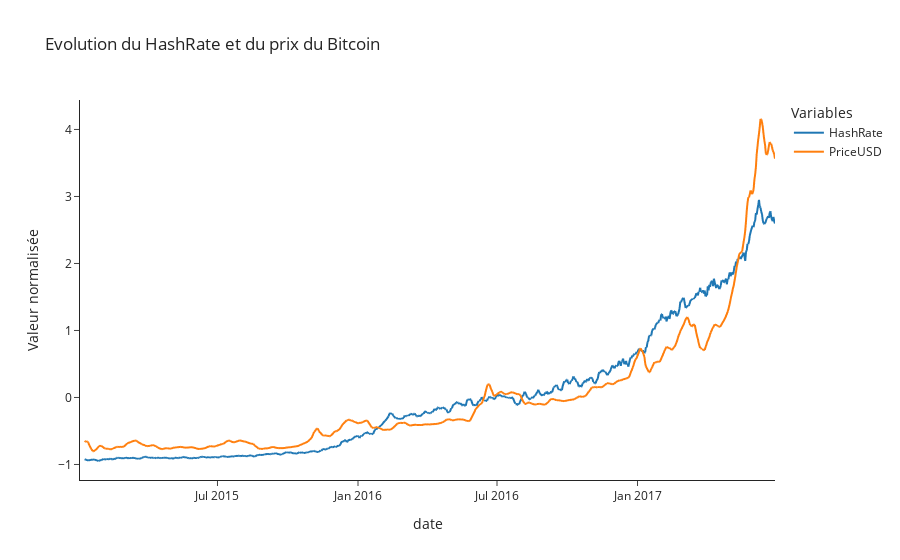

The notebook cell saved with this chart:
### Markdown cell above
### Affichage du HashRate et du prix en dollars

### Code cell
# Normalisation de la data frame
std_scaler = StandardScaler()
df_normalized = std_scaler.fit_transform(external_df)
df_normalized = pd.DataFrame(np.array(df_normalized, dtype=np.float64), columns=external_df.columns,index=external_df.index)

# Lissage de la série temporelle
df_rolling = df_normalized.rolling(window=7).mean()

# Création de la figure Plotly Express
fig = px.line(df_rolling,x=df_rolling.index,  y=["HashRate", "PriceUSD"],
              title="Evolution du HashRate et du prix du Bitcoin",
              labels={"value": "Valeur normalisée", "variable": "Variables", "Date": df_rolling.index.name},
              template="simple_white")

# Affichage de la figure
fig.show()

### Figure 1 — Plotly figure (JSON) as saved in the notebook; plotly's stock layout.template omitted (floating-point values rounded to 4 significant figures; data arrays with more than 128 entries replaced by an {"elided": "..."} marker saying what was removed)
{"data": [{"hovertemplate": "Variables=HashRate<br>date=%{x}<br>Valeur normalisée=%{y}<extra></extra>", "legendgroup": "HashRate", "line": {"color": "#1F77B4", "dash": "solid"}, "marker": {"symbol": "circle"}, "mode": "lines", "name": "HashRate", "showlegend": true, "type": "scattergl", "x": {"elided": "911 str values"}, "xaxis": "x", "y": {"elided": "911 float values"}, "yaxis": "y"}, {"hovertemplate": "Variables=PriceUSD<br>date=%{x}<br>Valeur normalisée=%{y}<extra></extra>", "legendgroup": "PriceUSD", "line": {"color": "#FF7F0E", "dash": "solid"}, "marker": {"symbol": "circle"}, "mode": "lines", "name": "PriceUSD", "showlegend": true, "type": "scattergl", "x": {"elided": "911 str values"}, "xaxis": "x", "y": {"elided": "911 float values"}, "yaxis": "y"}], "layout": {"legend": {"title": {"text": "Variables"}, "tracegroupgap": 0}, "title": {"text": "Evolution du HashRate et du prix du Bitcoin"}, "xaxis": {"anchor": "y", "domain": [0, 1], "title": {"text": "date"}}, "yaxis": {"anchor": "x", "domain": [0, 1], "title": {"text": "Valeur normalisée"}}}}
